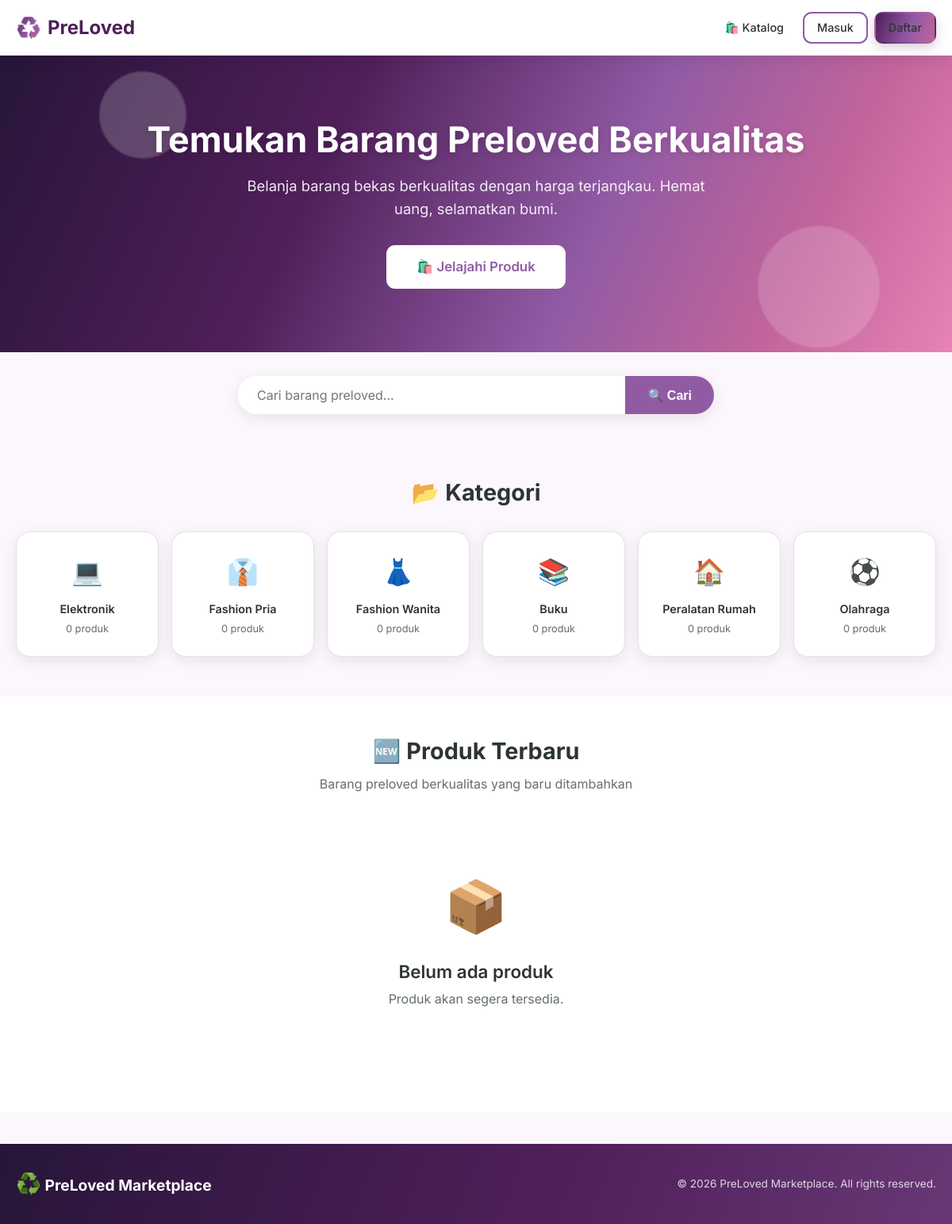
The page / on the database its author committed.
### tables this page shows
CREATE TABLE IF NOT EXISTS categories (
  id INT UNSIGNED AUTO_INCREMENT PRIMARY KEY,
  name VARCHAR(100) NOT NULL,
  slug VARCHAR(120) NOT NULL UNIQUE,
  created_at TIMESTAMP NOT NULL DEFAULT CURRENT_TIMESTAMP
);

### includes/functions.php (called while the page is built, shortened)
<?php
function isLoggedIn() {
    return isset($_SESSION['user_id']);
}
function sanitize($data) {
    return htmlspecialchars(trim(stripslashes($data)), ENT_QUOTES, 'UTF-8');
}

### index.php (the view, shortened to what this page needs)
<?php
require_once __DIR__ . '/includes/header.php';
if ($conn) {
    $products = [];
    $catResult = $conn->query("SELECT c.*, COUNT(p.id) as product_count FROM categories c LEFT JOIN products p ON c.id = p.category_id AND p.status='available' GROUP BY c.id");
    $categories = [];
    while ($row = $catResult->fetch_assoc()) $categories[] = $row;
} else {
    $products = getDummyProducts();
    $categories = getDummyCategories();
    foreach ($categories as &$cat) {
        $cat['product_count'] = count(array_filter($products, fn($p) => $p['category_id'] == $cat['id']));
    }
}
$catIcons = ['💻','👔','👗','📚','🏠','⚽'];
?>
<section class="hero">
    <div class="container">
        <h1>Temukan Barang Preloved Berkualitas</h1>
        <p>Belanja barang bekas berkualitas dengan harga terjangkau. Hemat uang, selamatkan bumi.</p>
        <a href="<?= BASE_URL ?>/buyer/" class="btn btn-lg" style="background:white;color:var(--primary);">🛍️ Jelajahi Produk</a>
    </div>
</section>
<section class="search-section">
    <div class="container">
        <form action="<?= BASE_URL ?>/buyer/" method="GET" class="search-bar">
            <input type="text" name="search" placeholder="Cari barang preloved...">
            <button type="submit">🔍 Cari</button>
        </form>
    </div>
</section>
<section class="section">
    <div class="container">
        <h2 class="section-title">📂 Kategori</h2>
        <div class="category-grid">
            <?php foreach ($categories as $i => $cat): ?>
                <a href="<?= BASE_URL ?>/buyer/?category=<?= $cat['id'] ?>" class="category-card">
                    <span class="cat-icon"><?= $catIcons[$i] ?? '📦' ?></span>
                    <div class="cat-name"><?= sanitize($cat['name']) ?></div>
                    <div class="cat-count"><?= $cat['product_count'] ?> produk</div>
                </a>
            <?php endforeach; ?>
        </div>
    </div>
</section>
<section class="section" style="background: var(--white);">
    <div class="container">
        <h2 class="section-title">🆕 Produk Terbaru</h2>
        <p class="section-subtitle">Barang preloved berkualitas yang baru ditambahkan</p>
        <?php if (empty($products)): ?>
            <div class="empty-state">
                <span class="empty-icon">📦</span>
                <h3>Belum ada produk</h3>
                <p>Produk akan segera tersedia.</p>
            </div>
        <?php endif; ?>
    </div>
</section>
<?php require_once __DIR__ . '/includes/footer.php'; ?>

### includes/header.php (shortened to what this page needs)
<?php
require_once __DIR__ . '/functions.php';
$requestPath = str_replace('\\', '/', $_SERVER['PHP_SELF'] ?? '');
$bodyClass = str_contains($requestPath, '/auth/') ? 'page-auth' : (str_contains($requestPath, '/admin/') ? 'page-admin' : (str_contains($requestPath, '/seller/') ? 'page-seller' : ''));
?>
<!DOCTYPE html>
<html lang="id">
<head>
    <link rel="stylesheet" href="<?= BASE_URL ?>/assets/css/style.css">
</head>
<body class="<?= $bodyClass ?>">
    <nav class="navbar">
        <div class="container navbar-container">
            <a href="<?= BASE_URL ?>/" class="navbar-brand">
                <span class="brand-icon">♻️</span> PreLoved
            </a>
            <ul class="nav-links" id="navLinks">
                <?php if (isLoggedIn() && isAdmin()): ?>
                    <li><a href="<?= BASE_URL ?>/admin/">📊 Dashboard</a></li>
                    <li><a href="<?= BASE_URL ?>/admin/products.php">📦 Produk</a></li>
                    <li><a href="<?= BASE_URL ?>/admin/orders.php">🛒 Pesanan</a></li>
                    <li><a href="<?= BASE_URL ?>/admin/users.php">👥 Pengguna</a></li>
                    <li class="nav-user">
                        <span class="user-greeting">Halo, <?= sanitize($_SESSION['user_name']) ?></span>
                        <a href="<?= BASE_URL ?>/auth/logout.php" class="btn btn-sm btn-danger">Logout</a>
                    </li>
                <?php else: ?>
                    <li><a href="<?= BASE_URL ?>/buyer/">🛍️ Katalog</a></li>
                    <li><a href="<?= BASE_URL ?>/auth/login.php" class="btn btn-sm btn-outline">Masuk</a></li>
                    <li><a href="<?= BASE_URL ?>/auth/register.php" class="btn btn-sm btn-primary">Daftar</a></li>
                <?php endif; ?>
            </ul>
        </div>
    </nav>
    <main class="main-content">

### includes/footer.php (shortened to what this page needs)
    </main>
    <footer class="footer">
        <div class="container">
            <div class="footer-content">
                <div class="footer-brand">
                    <span class="brand-icon">♻️</span> PreLoved Marketplace
                </div>
                <p class="footer-text">&copy; 2026 PreLoved Marketplace. All rights reserved.</p>
            </div>
        </div>
    </footer>
</body>
</html>

### rows shown on the page
categories: i "💻", name "Elektronik", product_count "0"
categories: i "👔", name "Fashion Pria", product_count "0"
categories: i "👗", name "Fashion Wanita", product_count "0"
categories: i "📚", name "Buku", product_count "0"
categories: i "🏠", name "Peralatan Rumah", product_count "0"
categories: i "⚽", name "Olahraga", product_count "0"
